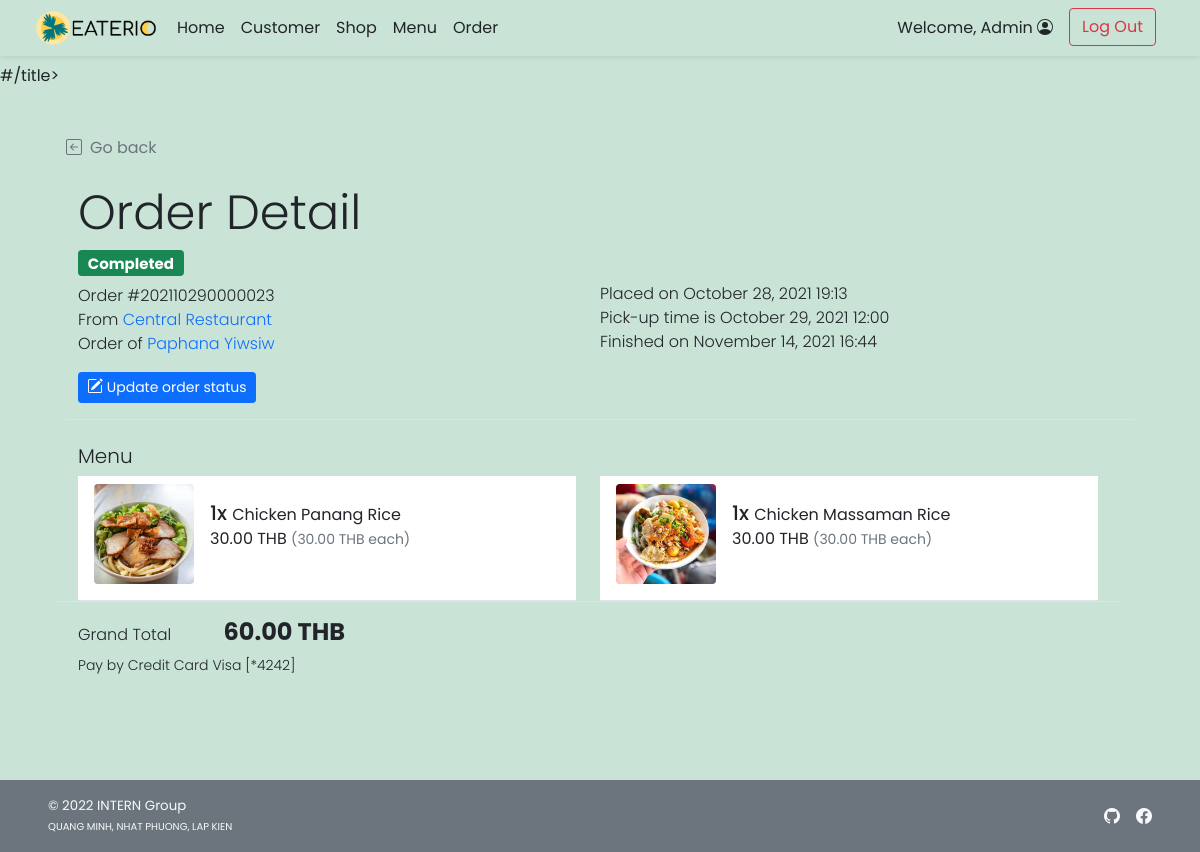
/admin/admin_order_detail.php?orh_id=23 (signed in), run on the app's committed database.
### tables this page shows
CREATE TABLE `order_header` (
  `orh_id` int(11) NOT NULL,
  `orh_refcode` varchar(15) DEFAULT NULL,
  `c_id` int(11) NOT NULL,
  `s_id` int(11) NOT NULL,
  `p_id` int(11) NOT NULL,
  `orh_ordertime` timestamp NOT NULL DEFAULT current_timestamp(),
  `orh_pickuptime` datetime NOT NULL,
  `orh_orderstatus` varchar(10) NOT NULL,
  `orh_finishedtime` datetime DEFAULT NULL
);

CREATE TABLE `shop` (
  `s_id` int(11) NOT NULL,
  `s_username` varchar(45) NOT NULL,
  `s_pwd` varchar(45) NOT NULL,
  `s_name` varchar(100) NOT NULL,
  `s_location` varchar(100) NOT NULL,
  `s_openhour` time NOT NULL,
  `s_closehour` time NOT NULL,
  `s_status` tinyint(4) NOT NULL DEFAULT 1 COMMENT 'Shop ready for taking an order or not (True for open, False for close)',
  `s_preorderStatus` tinyint(4) NOT NULL DEFAULT 1 COMMENT 'Shop is ready for tomorrow pre-order or not',
  `s_email` varchar(100) NOT NULL,
  `s_phoneno` varchar(45) NOT NULL,
  `s_pic` text DEFAULT NULL
);

CREATE TABLE `customer` (
  `c_id` int(11) NOT NULL,
  `c_username` varchar(45) NOT NULL,
  `c_pwd` varchar(45) NOT NULL,
  `c_firstname` varchar(45) NOT NULL,
  `c_lastname` varchar(45) NOT NULL,
  `c_email` varchar(100) NOT NULL,
  `c_gender` varchar(1) NOT NULL COMMENT 'M for Male, F for Female',
  `c_type` varchar(3) NOT NULL COMMENT 'Type of customer in this canteen (STD for student, INS for instructor, STF for staff, GUE for guest, ADM for admin, OTH for other)'
);

CREATE TABLE `order_detail` (
  `ord_id` int(11) NOT NULL,
  `orh_id` int(11) NOT NULL,
  `f_id` int(11) NOT NULL,
  `ord_amount` int(11) NOT NULL,
  `ord_buyprice` decimal(6,2) NOT NULL COMMENT 'To keep the snapshot of selected menu cost at the time of the purchase.',
  `ord_note` text DEFAULT NULL
);

CREATE TABLE `food` (
  `f_id` int(11) NOT NULL,
  `s_id` int(11) NOT NULL,
  `f_name` varchar(100) NOT NULL,
  `f_price` decimal(6,2) NOT NULL,
  `f_todayavail` tinyint(4) NOT NULL DEFAULT 1 COMMENT 'Food is available to order or not',
  `f_preorderavail` tinyint(4) NOT NULL DEFAULT 1,
  `f_pic` text DEFAULT NULL
);

CREATE TABLE `payment` (
  `p_id` int(11) NOT NULL,
  `c_id` int(11) NOT NULL,
  `p_type` varchar(45) NOT NULL,
  `p_amount` decimal(7,2) NOT NULL,
  `p_detail` text DEFAULT NULL
);

### admin/admin_order_detail.php (the view, shortened to what this page needs)
<!DOCTYPE html>
<html lang="en">
<head>
    <?php
        include("../conn_db.php");
        include('../head.php');
    ?>
    <link href="../css/main.css" rel="stylesheet">
    <link href="../css/menu.css" rel="stylesheet">
</head>
<body class="d-flex flex-column h-100">
    <?php include('nav_header_admin.php')?>
    <div class="container px-5 py-4" id="cart-body">
        <div class="row my-4 border-bottom">
            <a class="nav nav-item text-decoration-none text-muted mb-2" href="#" onclick="history.back();">
                <i class="bi bi-arrow-left-square me-2"></i>Go back
            </a>
            <h2 class="pt-3 display-5">Order Detail</h2>
            <?php
                $orh_id = $_GET["orh_id"];
                $orh_query = "SELECT * FROM order_header WHERE orh_id = {$orh_id}";
                $orh_arr = $mysqli -> query($orh_query) -> fetch_array();
            ?>
            <div class="row row-cols-1 row-cols-md-2">
                <div class="col mb-2 mb-md-0">
                    <ul class="list-unstyled fw-light">
                        <li class="list-item mb-2">
                            <?php if($orh_arr["orh_orderstatus"]=="ACPT"){ ?>
                            <h5><span class="fw-bold badge bg-info text-dark">Accepted</span></h5>
                            <?php }else if($orh_arr["orh_orderstatus"]=="PREP"){ ?>
                            <h5><span class="fw-bold badge bg-warning text-dark">Preparing</span></h5>
                            <?php }else if($orh_arr["orh_orderstatus"]=="RDPK"){ ?>
                            <h5><span class="fw-bold badge bg-primary text-white">Ready to pick up</span></h5>
                            <?php }else if($orh_arr["orh_orderstatus"]=="FNSH"){?>
                            <h5><span class="fw-bold badge bg-success text-white">Completed</span></h5>
                            <?php } ?>
                        </li>
                        <li class="list-item">Order #<?php echo $orh_arr["orh_refcode"];?></li>
                        <li class="list-item">From
                            <a class="text-decoration-none link-primary"
                                href="admin_shop_detail.php?c_id=<?php echo $orh_arr['s_id']?>">
                                <?php
                                $shop_query = "SELECT s_name FROM shop WHERE s_id = {$orh_arr['s_id']};";
                                $shop_arr = $mysqli -> query($shop_query) -> fetch_array();
                                echo $shop_arr["s_name"];
                            ?>
                            </a>
                        </li>
                        <li class="list-item">Order of
                            <a class="text-decoration-none link-primary"
                                href="admin_customer_detail.php?c_id=<?php echo $orh_arr['c_id']?>">
                                <?php
                                $cust_query = "SELECT c_firstname,c_lastname FROM customer WHERE c_id = {$orh_arr['c_id']};";
                                $cust_arr = $mysqli -> query($cust_query) -> fetch_array();
                                echo $cust_arr["c_firstname"]." ".$cust_arr["c_lastname"];
                            ?>
                            </a>
                        </li>
                    </ul>
                </div>
                <div class="col">
                    <ul class="list-unstyled fw-light">
                        <?php
                            $od_placedate = (new Datetime($orh_arr["orh_ordertime"])) -> format("F j, Y H:i");
                            $od_pickupdate = (new Datetime($orh_arr["orh_pickuptime"])) -> format("F j, Y H:i");
                        ?>
                        <li class="mb-2">&nbsp;</li>
                        <li>Placed on <?php echo $od_placedate;?></li>
                        <li>Pick-up time is <?php echo $od_pickupdate;?></li>
                        <?php if($orh_arr["orh_orderstatus"]!="FNSH"){ ?>
                        <li>The order is not finish yet.</li>
                        <?php }else{
                            $od_finishtime = (new Datetime($orh_arr["orh_finishedtime"])) -> format("F j, Y H:i");
                        ?>
                        <li>Finished on <?php echo $od_finishtime;?></li>
                        <?php } ?>
                    </ul>
                </div>
            </div>
            <div class="row mb-3">
                <div class="col">
                <a class="btn btn-sm btn-primary mt-2 mt-md-0" href="admin_order_update.php?orh_id=<?php echo $_GET["orh_id"]?>">
                Update order status
                </a>
                </div>
            </div>
        </div>
        <div class="row mb-5">
            <div class="col">
                <div class="row row-cols-1">
                    <div class="col">
                        <h5 class="fw-light">Menu</h5>
                    </div>
                    <div class="col row row-cols-1 row-cols-md-2 border-bottom">
                        <?php
                            $ord_query = "SELECT f.f_id,f.f_name,f.f_pic,ord.ord_amount,ord.ord_buyprice,ord_note FROM order_detail ord INNER JOIN food f ON ord.f_id = f.f_id WHERE ord.orh_id = {$orh_id}";
                            $ord_result = $mysqli -> query($ord_query);
                            while($ord_row = $ord_result -> fetch_array()){
                        ?>
                        <div class="col">
                            <ul class="list-group">
                                <a class="text-decoration-none"
                                    href="admin_food_detail.php?f_id=<?php echo $ord_row["f_id"]?>">
                                    <li
                                        class="list-group-item d-flex border-0 pb-3 border-bottom w-100 justify-content-between align-items-center">
                                        <div class="image-parent">
                                            <img <?php
                                            if(is_null($ord_row["f_pic"])){echo "src='../img/default.png'";}
                                            else{echo "src=\"../img/{$ord_row['f_pic']}\"";}
                                        ?> class="img-fluid rounded"
                                                style="width: 100px; height:100px; object-fit:cover;"
                                                alt="<?php echo $ord_row["f_name"]?>">
                                        </div>
                                        <div class="ms-3 me-auto">
                                            <div class="fw-normal"><span class="h5"><?php echo $ord_row["ord_amount"]?>x
                                                </span><?php echo $ord_row["f_name"]?>
                                                <p><?php printf("%.2f THB <small class='text-muted'>(%.2f THB each)</small>",$ord_row["ord_buyprice"]*$ord_row["ord_amount"],$ord_row["ord_buyprice"]);?><br />
                                                </p>
                                            </div>
                                        </div>
                                    </li>
                                </a>
                            </ul>
                        </div>
                        <?php } ?>
                    </div>
                    <div class="col my-3">
                        <ul class="list-inline justify-content-between">
                            <li class="list-inline-item fw-light me-5">Grand Total</li>
                            <li class="list-inline-item fw-bold h4">
                                <?php
                                    $gt_query = "SELECT SUM(ord_amount*ord_buyprice) AS gt FROM order_detail WHERE orh_id = {$orh_id}";
                                    $gt_arr = $mysqli -> query($gt_query) -> fetch_array();
                                    printf("%.2f THB",$gt_arr["gt"]);
                                ?>
                            </li>
                            <li class="list-item fw-light small">Pay by
                                <?php
                                    $py_query = "SELECT p_type,p_detail FROM payment WHERE p_id = {$orh_arr['p_id']} LIMIT 0,1;";
                                    $py_arr = $mysqli -> query($py_query) -> fetch_array();
                                    switch($py_arr["p_type"]){
                                        case "CRDC": echo "Credit Card"; break;
                                    }
                                    echo " ".$py_arr["p_detail"];
                                ?>
                            </li>
                        </ul>
                    </div>
                </div>
            </div>
        </div>
    </div>
    <?php include 'admin_footer.php';?>
</body>
</html>

### head.php (shortened to what this page needs)
<link href="https://cdn.jsdelivr.net/npm/bootstrap@5.1.2/dist/css/bootstrap.min.css" rel="stylesheet"
>
<link rel="stylesheet" href="https://cdn.jsdelivr.net/npm/bootstrap-icons@1.5.0/font/bootstrap-icons.css">

### admin/nav_header_admin.php (shortened to what this page needs)
<header class="navbar navbar-expand-md navbar-light fixed-top bg-light shadow-sm mb-auto">
    <div class="container-fluid mx-4">
        <a href="admin_home.php">
            <img src="../img/LOGO_BLACK.png" width="125" class="me-2" alt="ITEC Logo">
        </a>
        <div class="navbar-collapse collapse" id="navbarCollapse">
            <ul class="navbar-nav me-auto mb-2 mb-md-0">
                <li class="nav-item">
                    <a class="nav-link px-2 text-dark" href="admin_home.php">Home</a>
                </li>
                <li class="nav-item">
                    <a href="admin_customer_list.php" class="nav-link px-2 text-dark">Customer</a>
                </li>
                <li class="nav-item">
                    <a href="admin_shop_list.php" class="nav-link px-2 text-dark">Shop</a>
                </li>
                <li class="nav-item">
                    <a href="admin_food_list.php" class="nav-link px-2 text-dark">Menu</a>
                </li>
                <li class="nav-item">
                    <a href="admin_order_list.php" class="nav-link px-2 text-dark">Order</a>
                </li>
            </ul>
            <div class="d-flex">
                <?php if(!isset($_SESSION['aid'])){ ?>
                <a class="btn btn-outline-secondary me-2" href="cust_regist.php">Sign Up</a>
                <a class="btn btn-success" href="cust_login.php">Log In</a>
                <?php }else{ ?>
                <ul class="navbar-nav me-auto mb-2 mb-md-0">
                    <li class="nav-item">
                        <a href="admin_customer_detail.php?c_id=<?php echo $_SESSION["aid"]?>" class="nav-link px-2 text-dark">
                            Welcome, <?=$_SESSION['firstname']?>
                        </a>
                    </li>
                    <li class="nav-item">
                        <a class="mx-2 mt-1 mt-md-0 btn btn-outline-danger" href="../logout.php">Log Out</a>
                    </li>
                </ul>
                <?php } ?>
            </div>
        </div>
    </div>
</header>

### admin/admin_footer.php
<footer
    class="footer d-flex flex-wrap justify-content-between align-items-center px-5 py-3 mt-auto bg-secondary text-light">
    <span class="smaller-font">&copy; 2022 INTERN Group<br /><span class="xsmall-font">QUANG MINH, NHAT PHUONG, LAP KIEN</span></span>
    <ul class="nav justify-content-end list-unstyled d-flex">
        <li class="ms-3">
            <a class="text-light" target="_blank" href="https://github.com/NhatPhuong02/PHP-Project">
                <i class="bi bi-github"></i>
            </a>
        </li>
        <li class="ms-3">
            <a class="text-light" target="_blank" href="https://github.com/NhatPhuong02/PHP-Project">
                <i class="bi bi-facebook"></i>
            </a>
        </li>
    </ul>
</footer>

### css/main.css (style rules this page uses)
html { height: 100%; }
body { height: 100%; padding-top: 4rem; margin-bottom: -50px; font-family: 'Poppins', 'Noto Sans Thai', sans-serif; background-color: #C9E4D6; }
a { cursor: pointer; }
.bg-light { background-color: #C9E4D6 !important; }
.bi { vertical-align: -.125em; fill: currentColor; }
.text-white { color: white; }
.smaller-font { font-size: smaller; }
.xsmall-font { font-size: x-small; }

### css/menu.css (style rules this page uses)
html, body { height: 100%; background-color: #C9E4D6; }
.image-parent { max-width: 100px; }

### data on the page
order_header: orh_refcode "202110290000023", orh_ordertime "October 28, 2021 19:13", orh_pickuptime "October 29, 2021 12:00", orh_finishedtime "November 14, 2021 16:44"
shop: s_name "Central Restaurant"
customer: c_firstname "Paphana", c_lastname "Yiwsiw"
order_detail: f.f_pic (picture), ord_amount "1", f.f_name "Chicken Panang Rice", $ord_row['ord_buyprice']*$ord_row['ord_amount'] "30.00", ord_buyprice "30.00"
order_detail: f.f_pic (picture), ord_amount "1", f.f_name "Chicken Massaman Rice", $ord_row['ord_buyprice']*$ord_row['ord_amount'] "30.00", ord_buyprice "30.00"
payment: p_detail "Visa [*4242]"

### other printed values
$_SESSION['firstname'] "Admin"
$gt_arr["gt"] "60.00"
